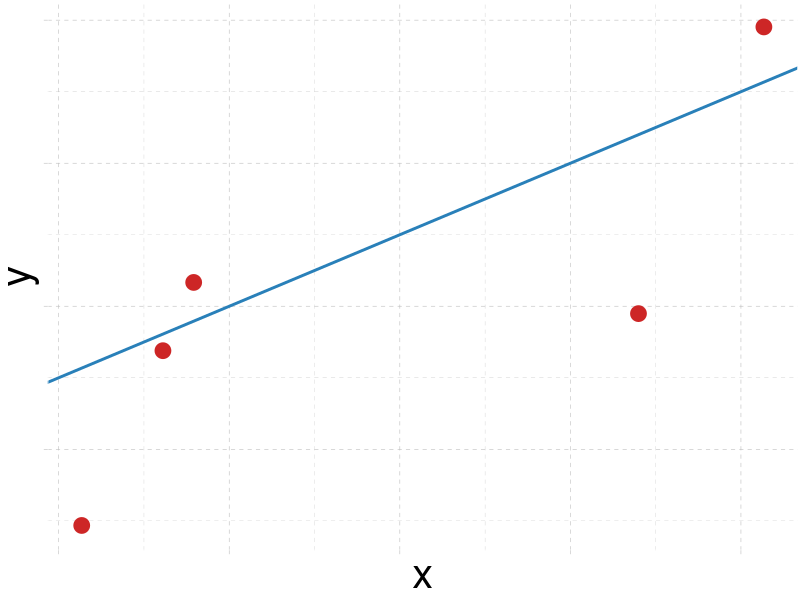
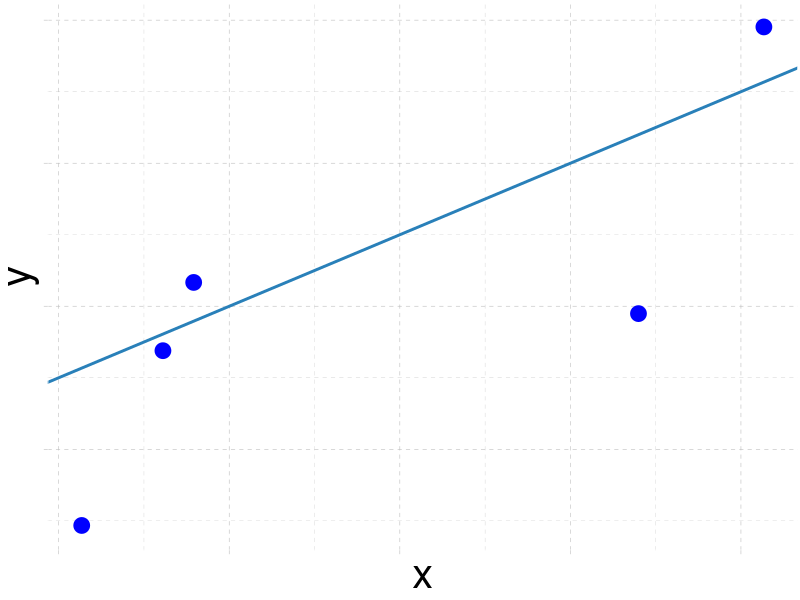
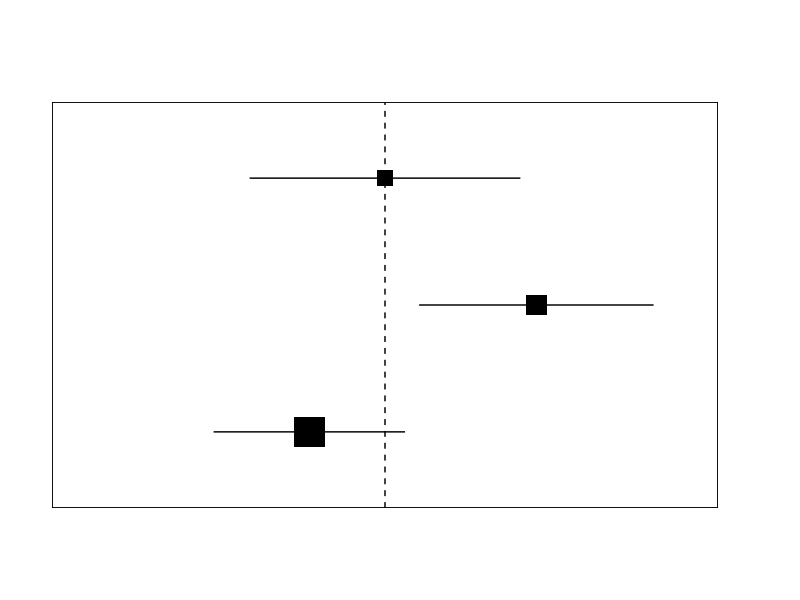

The R script that drew these images, in order:
# Packages

library(tidyverse)
library(metafor)
library(cowplot)
library(here)

# Big Picture

## Big Picture - Cor

x <- runif(10, 0, 0.5)
y <- 0 + x*0.8 + rnorm(10, sd = 0.2)

dat <- data.frame(x, y)

big_picture_cor1 <- dat |>
  filter(x > 0.15) |>
  ggplot(aes(x = x, y = y)) +
  geom_point(size = 5, color = "firebrick3") +
  ggthemes::theme_pander(30) +
  theme(axis.text = element_blank()) +
  geom_abline(intercept = 0,
              slope = 1,
              color = "#2980B9",
              linewidth = 1)

big_picture_cor2 <- dat |>
  filter(x > 0.15) |>
  ggplot(aes(x = x, y = y)) +
  geom_point(size = 5, color = "blue") +
  ggthemes::theme_pander(30) +
  theme(axis.text = element_blank()) +
  geom_abline(intercept = 0,
              slope = 1,
              color = "#2980B9",
              linewidth = 1)

## Big Picture - Forest

vi <- c(0.1, 0.15, 0.2)
yi <- c(-0.5, 1, 0)

dat <- data.frame(id = 1:length(yi), yi, vi)
fit <- rma(yi, vi)

big_picture_forest <- dat |>
  ggplot(aes(x = yi, y = factor(id))) +
  geom_point(size = 1/vi, shape = 15) +
  geom_segment(aes(x = yi - sqrt(vi)*2,
                   xend = yi + sqrt(vi)*2,
                   y = factor(id),
                   yend = factor(id))) +
  ggthemes::theme_par(15) +
  theme(axis.text.x = element_blank(),
        axis.text.y = element_blank(),
        axis.title.x = element_blank(),
        axis.title.y = element_blank(),
        axis.ticks = element_blank()) +
  xlim(c(-2,2)) +
  geom_vline(xintercept = 0, linetype = "dashed")

# Saving ------------------------------------------------------------------

ggsave(here("conferences", "sips2023", "poster", "img", "big_picture_cor1.svg"), big_picture_cor1, width = 3, height = 3)
ggsave(here("conferences", "sips2023", "poster", "img", "big_picture_cor2.svg"), big_picture_cor2, width = 3, height = 3)
ggsave(here("conferences", "sips2023", "poster", "img", "big_picture_forest.svg"), big_picture_forest, width = 5, height = 5)
